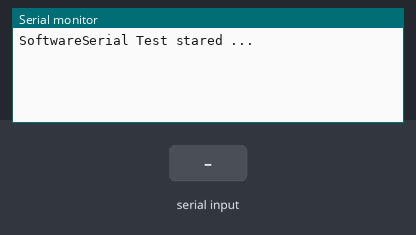
A sketch run on a simulated Arduino Uno, built with avr-gcc and run on an emulated ATmega328P. Shown: the last lines printed to the serial monitor. The test bench sets the inputs (shaded band).

Above: at 1.2 s.
1.3 s: "1" received over the second serial link
At 2.5 s:
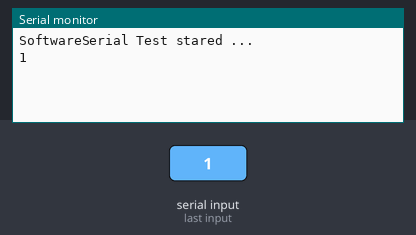
2.8 s: "0" received over the second serial link
At 3.8 s:
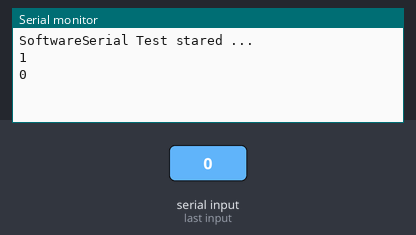
4.3 s: "2" received over the second serial link
At 4.9 s:
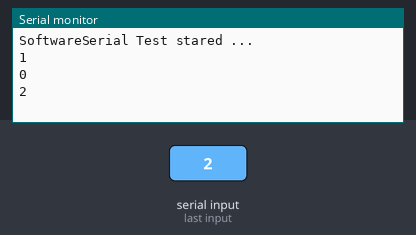

The sketch:

Debugger.ino
```cpp
// (licence header left out)
#include <SoftwareSerial.h>

#define rxPin 2
#define txPin 3
#define ledPin 13

// set up a new serial port
SoftwareSerial mySerial =  SoftwareSerial(rxPin, txPin);
byte pinState = 0;

// how much serial data we expect before a newline
const unsigned int MAX_INPUT = 50;

void setup ()
{
	// define pin modes for tx, rx, led pins:
	pinMode(rxPin, INPUT);
	pinMode(txPin, OUTPUT);
	//pinMode(ledPin, OUTPUT);

	// set the data rate for the SoftwareSerial port
	mySerial.begin(9600);
	Serial.begin(9600);
	Serial.println("SoftwareSerial Test stared ...");
} // end of setup

void loop()
{


	 String content = "";
	 char character;

	 while(mySerial.available()) {
	 character = mySerial.read();
	 content.concat(character);
	 }

	 if (content != "") {
	 Serial.println(content);
	 }


}  // end of loop
```

Measured:
- after the input at 1.3 s, the serial monitor: prints a new line at once (image 1)
- after the input at 2.8 s, the serial monitor: prints a new line at once (image 2)
- after the input at 4.3 s, the serial monitor: prints a new line at once (image 3)
